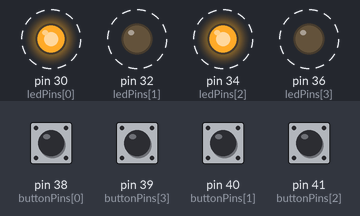
A sketch run on a simulated Arduino Mega 2560, built with avr-gcc and run on an emulated ATmega2560. Parts: output pins drawn as LEDs (lit = HIGH). Dashed ring = blinking. The test bench sets the inputs (shaded band); at power-on: pin 38 (buttonPins[0]), pin 39 (buttonPins[3]), pin 40 (buttonPins[1]), pin 41 (buttonPins[2]) HIGH. What the sketch prints to the serial monitor is not drawn.

Above: at 1.3 s.
1.7 s: pin 40 (buttonPins[1]) pulled LOW for 0.5 s
At 1.9 s:
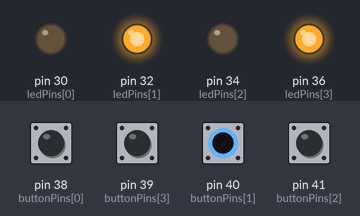
4.7 s: pin 40 (buttonPins[1]) pulled LOW for 1 s
At 5.2 s:
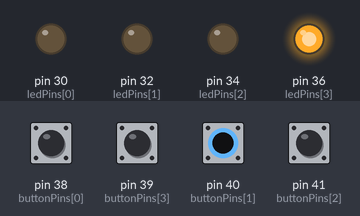
Timing chart, 0 to 13.7 s (numbered marks = the images above; inputs shaded):
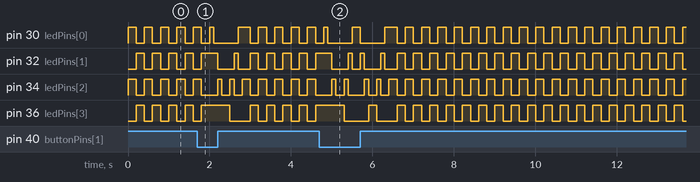

The sketch:

leds.ino
```cpp
int state;
int buttons[4];
int timer = 100;
int ledPins[] = {

  30, 32, 34, 36
};
int ledPinCount = 4;
int buttonPins[] = {

  38, 40, 41, 39
};
int buttonPinCount = 4;

void setup() {

  state = 0;

  for (int thisPin = 0; thisPin < ledPinCount; thisPin++) {
    pinMode(ledPins[thisPin], OUTPUT);
  }

  for (int thisPin = 0; thisPin < buttonPinCount; thisPin++) {
    pinMode(buttonPins[thisPin], INPUT_PULLUP);
  }

  Serial.begin(9600);
}

void mode1(){
  for (int thisPin = 0; thisPin < ledPinCount; thisPin++) {

    digitalWrite(ledPins[thisPin], HIGH);
    delay(timer);
    digitalWrite(ledPins[thisPin], LOW);

  }
  for (int thisPin = ledPinCount - 1; thisPin >= 0; thisPin--) {

    digitalWrite(ledPins[thisPin], HIGH);
    delay(timer);
    digitalWrite(ledPins[thisPin], LOW);

  }
}

void mode2(){

  for (int thisPin = 0; thisPin < ledPinCount; thisPin++) {

    if(thisPin % 2 == 0)
      digitalWrite(ledPins[thisPin], HIGH);
    else
      digitalWrite(ledPins[thisPin], LOW);

  }
  delay(2*timer);

  for (int thisPin = 0; thisPin < ledPinCount; thisPin++) {

    if(thisPin % 2 != 0)
      digitalWrite(ledPins[thisPin], HIGH);
    else
      digitalWrite(ledPins[thisPin], LOW);

  }
  delay(2*timer);
}

void loop() {

  buttons[0] = digitalRead(buttonPins[0]);
  buttons[2] = digitalRead(buttonPins[1]);
  buttons[3] = digitalRead(buttonPins[2]);
  buttons[4] = digitalRead(buttonPins[3]);

  if(buttons[0] == LOW) state = 0;
  if(buttons[1] == LOW) state = 1;
  if(buttons[2] == LOW) state = 2;
  if(buttons[3] == LOW) state = 3;

  if(state == 0)
    mode1();
  else if(state == 1)
    mode2();
  else if(state == 2)
    mode1();
  else if(state == 3)
    mode2();

  Serial.println(String(buttons[0])+String(buttons[1])+String(buttons[2])+String(buttons[3]));
  Serial.println(state);
}
```
